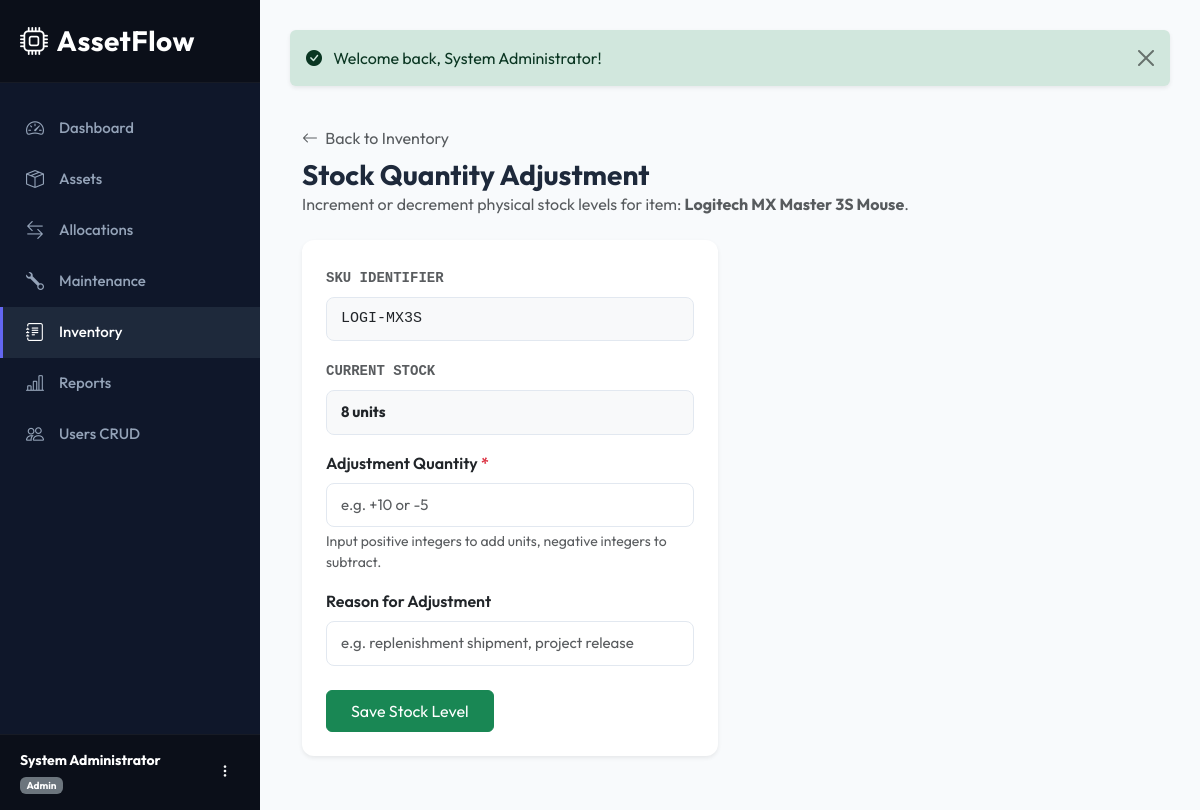
Page /inventory/edit?id=2&action=adjust (signed in) on the committed database.
### tables this page shows
CREATE TABLE `inventory` (
  `id` INT AUTO_INCREMENT PRIMARY KEY,
  `name` VARCHAR(150) NOT NULL,
  `sku` VARCHAR(100) NOT NULL UNIQUE,
  `quantity` INT NOT NULL DEFAULT 0,
  `min_threshold` INT NOT NULL DEFAULT 5,
  `unit_price` DECIMAL(12,2) NOT NULL DEFAULT 0.00,
  `location` VARCHAR(150) NOT NULL,
  `created_at` TIMESTAMP DEFAULT CURRENT_TIMESTAMP,
  `updated_at` TIMESTAMP DEFAULT CURRENT_TIMESTAMP ON UPDATE CURRENT_TIMESTAMP
);

### app/core/Controller.php (called while the page is built, shortened)
<?php
abstract class Controller {
    protected function view($view, $data = []) {
        View::render($view, $data);
    }
}

### app/controllers/InventoryController.php (called while the page is built, shortened)
<?php
class InventoryController extends Controller {
    private $invModel;
    public function __construct() {
        $this->invModel = new Inventory();
    }
    public function edit() {
        $id = $_GET['id'] ?? null;
        $item = $this->invModel->getById($id);
        $error = '';
        $action = $_GET['action'] ?? 'edit';
        $this->view('inventory/edit', [
            'title' => 'Update Consumable - ' . $item['sku'],
            'item' => $item,
            'action' => $action,
            'error' => $error
        ]);
    }
}

### public/index.php (called while the page is built, shortened)
<?php
require_once __DIR__ . '/../config/database.php';
require_once __DIR__ . '/../config/autoload.php';
if (file_exists(__DIR__ . '/../vendor/autoload.php')) {
    require_once __DIR__ . '/../vendor/autoload.php';
}
$router = new Router();
$router->add('auth/login',           'AuthController@login');
$router->add('auth/register',        'AuthController@register');
$router->add('auth/logout',          'AuthController@logout');
$router->add('auth/forgot-password', 'AuthController@forgotPassword');
$router->add('auth/reset-password',  'AuthController@resetPassword');
$router->add('dashboard',            'DashboardController@index');
$router->add('assets',               'AssetController@index');
$router->add('assets/create',        'AssetController@create');
$router->add('assets/edit',          'AssetController@edit');
$router->add('assets/view',          'AssetController@show');
$router->add('assets/delete',        'AssetController@delete');
$router->add('allocations',          'AllocationController@index');
$router->add('allocations/create',   'AllocationController@create');
$router->add('allocations/return',   'AllocationController@return');
$router->add('maintenance',          'MaintenanceController@index');
$router->add('maintenance/create',   'MaintenanceController@create');
$router->add('maintenance/edit',     'MaintenanceController@edit');
$router->add('inventory',            'InventoryController@index');
$router->add('inventory/create',     'InventoryController@create');
$router->add('inventory/edit',       'InventoryController@edit');
$router->add('reports',              'ReportController@index');
$router->add('reports/valuation',    'ReportController@valuation');
$router->add('reports/maintenance',  'ReportController@maintenance');
$router->add('reports/utilization',  'ReportController@utilization');
$router->add('reports/export',       'ReportController@export');
$router->add('users',                'UserController@index');
$router->add('users/create',         'UserController@create');
$router->add('users/edit',           'UserController@edit');
$router->add('profile',              'UserController@profile');
$router->add('departments',          'DepartmentController@index');
$router->add('departments/create',   'DepartmentController@create');
$router->add('departments/edit',     'DepartmentController@edit');
$router->add('departments/delete',   'DepartmentController@delete');
$router->add('categories',           'CategoryController@index');
$router->add('categories/create',    'CategoryController@create');
$router->add('categories/edit',      'CategoryController@edit');
$router->add('categories/delete',    'CategoryController@delete');
$router->dispatch($_SERVER['REQUEST_URI']);

### config/autoload.php (called while the page is built, shortened)
<?php
spl_autoload_register(function ($class) {
    $prefix = 'App\\';
    $baseDir = dirname(__DIR__) . '/app/';
    $len = strlen($prefix);
    $relativeClass = substr($class, $len);
    $file = $baseDir . str_replace('\\', '/', $relativeClass) . '.php';
});

### app/core/Database.php (called while the page is built, shortened)
<?php
class Database {
    private static $instance = null;
    public static function getConnection() {
        if (self::$instance === null) {
            try {
                $dsn = "mysql:host=" . DB_HOST . ";port=" . DB_PORT . ";dbname=" . DB_NAME . ";charset=utf8mb4";
                self::$instance = new PDO($dsn, DB_USER, DB_PASS, [
                    PDO::ATTR_ERRMODE => PDO::ERRMODE_EXCEPTION,
                    PDO::ATTR_DEFAULT_FETCH_MODE => PDO::FETCH_ASSOC,
                    PDO::ATTR_EMULATE_PREPARES => false,
                ]);
            } catch (PDOException $e) {
                die("Critical System Error: Unable to establish database connection. Details: " . $e->getMessage());
            }
        }
        return self::$instance;
    }
}

### app/core/Model.php (called while the page is built, shortened)
<?php
abstract class Model {
    public function __construct() {
        $this->db = Database::getConnection();
    }
}

### app/models/Inventory.php (called while the page is built, shortened)
<?php
class Inventory extends Model {
    public function getById($id) {
        $stmt = $this->db->prepare("SELECT * FROM inventory WHERE id = :id LIMIT 1");
        $stmt->execute([':id' => $id]);
        return $stmt->fetch();
    }
}

### app/views/inventory/edit.php (the view, shortened to what this page needs)
<div class="container-fluid py-4">
    <div class="mb-4">
        <a href="<?php echo BASE_URL; ?>/inventory" class="text-decoration-none text-muted"><i class="bi bi-arrow-left me-1"></i> Back to Inventory</a>
        <?php if ($action === 'adjust'): ?>
            <h1 class="h3 mt-2 mb-0 fw-bold">Stock Quantity Adjustment</h1>
            <p class="text-muted">Increment or decrement physical stock levels for item: <strong><?php echo htmlspecialchars($item['name']); ?></strong>.</p>
        <?php else: ?>
            <h1 class="h3 mt-2 mb-0 fw-bold">Edit Consumable Details</h1>
            <p class="text-muted">Modifying SKU tracking parameters for <strong><?php echo htmlspecialchars($item['name']); ?></strong>.</p>
        <?php endif; ?>
    </div>
    <div class="row">
        <div class="col-lg-8 col-xl-6">
            <div class="card shadow-sm border-0">
                <div class="card-body p-4">
                    <?php if ($action === 'adjust'): ?>
                        <form action="<?php echo BASE_URL; ?>/inventory/edit?id=<?php echo $item['id']; ?>&action=adjust" method="POST">
                            <div class="mb-3">
                                <label class="form-label fw-semibold text-muted font-monospace small">SKU IDENTIFIER</label>
                                <input type="text" class="form-control bg-light font-monospace" value="<?php echo htmlspecialchars($item['sku']); ?>" readonly>
                            </div>
                            <div class="mb-3">
                                <label class="form-label fw-semibold text-muted font-monospace small">CURRENT STOCK</label>
                                <input type="text" class="form-control bg-light fw-bold text-indigo" value="<?php echo htmlspecialchars($item['quantity']); ?> units" readonly>
                            </div>
                            <div class="mb-3">
                                <label for="quantity_change" class="form-label fw-semibold">Adjustment Quantity <span class="text-danger">*</span></label>
                                <input type="number" class="form-control" id="quantity_change" name="quantity_change" placeholder="e.g. +10 or -5" required autofocus>
                                <div class="form-text">Input positive integers to add units, negative integers to subtract.</div>
                            </div>
                            <div class="mb-4">
                                <label for="reason" class="form-label fw-semibold">Reason for Adjustment</label>
                                <input type="text" class="form-control" id="reason" name="reason" placeholder="e.g. replenishment shipment, project release">
                            </div>
                            <button type="submit" class="btn btn-success px-4 py-2">Save Stock Level</button>
                        </form>
                    <?php endif; ?>
                </div>
            </div>
        </div>
    </div>
</div>

### public/css/style.css (style rules this page uses)
:root { --primary-bg: #f8fafc; --sidebar-bg: #0f172a; --sidebar-hover: #1e293b; --accent-color: #6366f1; --accent-hover: #4f46e5; --card-shadow: 0 4px 20px -2px rgba(0, 0, 0, 0.05), 0 2px 5px -1px rgba(0, 0, 0, 0.03); --hover-transition: all 0.25s cubic-bezier(0.4, 0, 0.2, 1); --text-main: #1e293b; --text-muted: #64748b; --border-color: #e2e8f0; }
body { font-family: 'Outfit', -apple-system, BlinkMacSystemFont, "Segoe UI", Roboto, sans-serif; background-color: var(--primary-bg); color: var(--text-main); overflow-x: hidden; }
.card { border: none; border-radius: 12px; box-shadow: var(--card-shadow); transition: var(--hover-transition); background: #fff; }
.form-control, .form-select { padding: 10px 14px; border-radius: 8px; border: 1px solid var(--border-color); font-size: 15px; transition: var(--hover-transition); }

### rows in the picture
inventory: name "Logitech MX Master 3S Mouse", sku "LOGI-MX3S", quantity "8 units"

### other values in the picture
$userName "System Administrator"
$role "Admin"
Session::getFlash('success') "Welcome back, System Administrator!"
